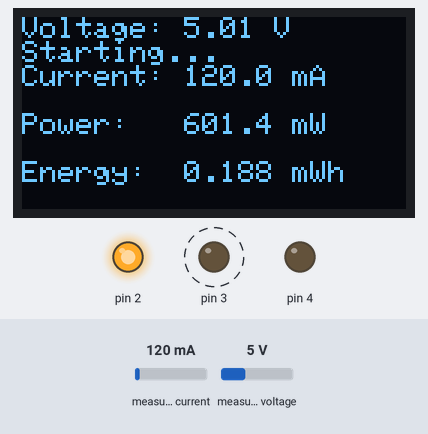
A sketch run on a simulated Arduino Uno, built with avr-gcc and run on an emulated ATmega328P. On the bench: 128×64 one-colour display, output pins drawn as LEDs (lit = HIGH). Dashed ring = blinking. Inputs (shaded band) come from the test bench; at power-on: measured current 120 mA, measured voltage 5 V. Storage starts empty; what the sketch prints to the serial monitor is not drawn.

Above: at 1.36 s.
1.4 s: measured current set to 40 mA
At 1.64 s:
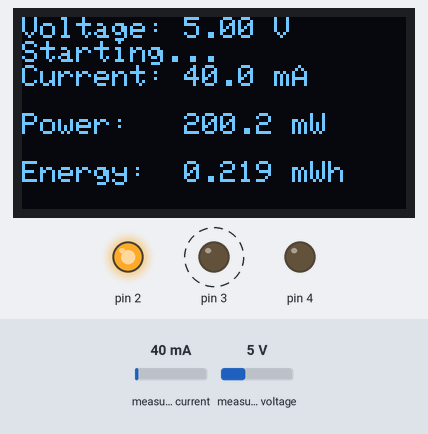
3.1 s: measured voltage set to 0.3 V
At 3.34 s:
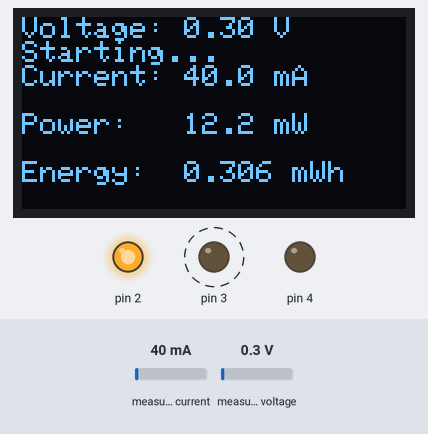
4.7 s: measured current set to 500 mA
At 5.03 s:
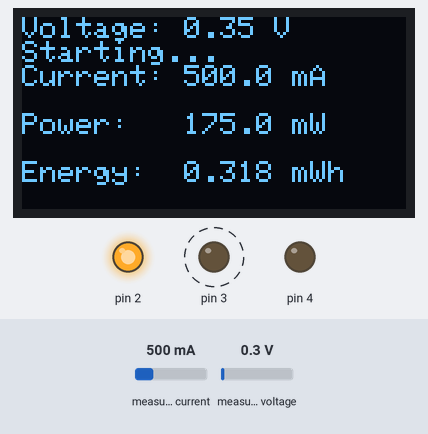
6.4 s: measured voltage set to 11.2 V
At 6.72 s:
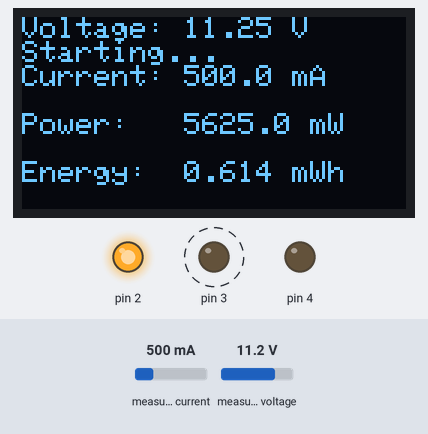
8.1 s: measured current set to 1000 mA
At 8.43 s:
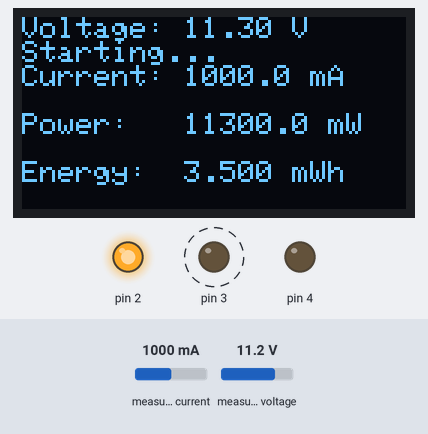
9.8 s: measured voltage set to 7.5 V
At 10.14 s:
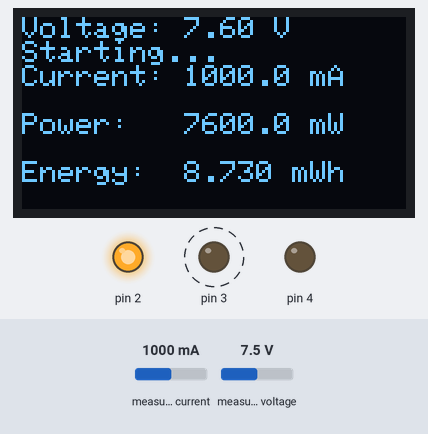
Timing chart, 0 to 12.5 s (numbered marks = the images above; inputs shaded):
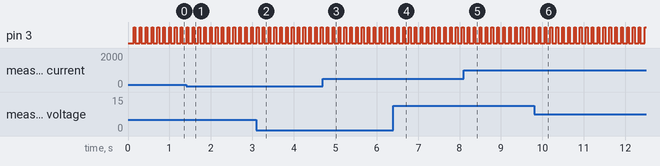

The sketch:

Power_Meter.ino
```cpp
#include "Config.h"
#include "DeviceManager.h"
#include "Measurements.h"
#include "Display.h"
#include "SDLogger.h"
#include "StatusLED.h"

// ==================================================
// POWER METER - MAIN PROGRAM
// ==================================================
//
// This is intentionally the smallest/high-level file in the project.
//
// Its job is to control the ORDER of operations:
//
//   1. Initialize the system
//   2. Wait for the next 100 ms measurement point
//   3. Check the INA219
//   4. Read voltage/current/power
//   5. Calculate energy
//   6. Update LEDs
//   7. Print to Serial
//   8. Update OLED
//   9. Save to SD card
//
// The detailed implementation of each job is kept in the other files.
// ==================================================


// Stores the time at which the previous measurement was taken.
unsigned long previousMillis = 0;


// ==================================================
// PRINT ONE MEASUREMENT TO SERIAL
// ==================================================
//
// This helper stays in PowerMeter.ino because Serial Monitor output
// is part of the main program flow rather than a separate hardware
// subsystem in this project.
// ==================================================

void printSerialMeasurement(unsigned long currentMillis,
                            bool measurementSuccessful) {

  Serial.print(currentMillis);
  Serial.print(",");

  if (measurementSuccessful) {

    Serial.print(loadvoltage, 3);
    Serial.print(",");

    Serial.print(current_mA, 3);
    Serial.print(",");

    Serial.print(power_mW, 3);
    Serial.print(",");

    Serial.println(energy_mWh, 6);
  }
  else {

    // Use NA instead of false measurement values.
    Serial.print(F("NA,"));
    Serial.print(F("NA,"));
    Serial.print(F("NA,"));
    Serial.println(energy_mWh, 6);
  }
}


// ==================================================
// SETUP
// ==================================================
//
// Runs once when the Arduino powers on or resets.
// ==================================================

void setup() {

  // Configure D2, D3 and D4 and turn all LEDs OFF.
  setupStatusLEDs();


  // ==================================================
  // SERIAL MONITOR
  // ==================================================

  Serial.begin(SERIAL_BAUD);

  Serial.println();
  Serial.println(F("Power Meter Starting..."));
  Serial.println(F("-----------------------"));


  // ==================================================
  // I2C
  // ==================================================
  //
  // Starts hardware I2C on:
  //   SDA = A4
  //   SCL = A5
  // ==================================================

  initializeI2C();


  // ==================================================
  // INA219 + OLED + SD CARD
  // ==================================================

  initializeDevices();


  // Evaluate the two critical devices immediately after startup.
  // D2 is ON only if INA219 + SD are both available.
  // If either one is missing, D2 latches OFF and D4 latches ON.
  updateSystemStatusLED();


  // ==================================================
  // SERIAL CSV HEADER
  // ==================================================

  Serial.println(F("-----------------------"));
  Serial.println(
    F("Time_ms,Voltage_V,Current_mA,Power_mW,Energy_mWh")
  );
}


// ==================================================
// MAIN LOOP
// ==================================================
//
// Runs continuously while the Arduino is powered.
// ==================================================

void loop() {

  unsigned long currentMillis = millis();


  // ==================================================
  // WAIT UNTIL THE NEXT MEASUREMENT INTERVAL
  // ==================================================

  if (currentMillis - previousMillis >= MEASUREMENT_INTERVAL_MS) {

    // Actual time since the previous measurement.
    // This is used for energy integration.
    unsigned long elapsedMillis = currentMillis - previousMillis;

    // Save the timestamp of this measurement.
    previousMillis = currentMillis;

    // Assume failure until a valid INA219 reading proves otherwise.
    bool measurementSuccessful = false;


    // ==================================================
    // INA219 CONNECTION CHECK
    // ==================================================

    if (ensureINA219Connected()) {

      // ==================================================
      // TAKE MEASUREMENT
      // ==================================================

      measurementSuccessful = readINA219();


      // ==================================================
      // ACCUMULATE ENERGY
      // ==================================================

      if (measurementSuccessful) {
        updateEnergy(elapsedMillis);
      }
    }
    else {

      // INA219 is unavailable, so do not leave old voltage/current/
      // power values in memory as if they were the latest sample.
      resetMeasurementValues();
    }


    // ==================================================
    // MEASUREMENT LEDs
    // ==================================================
    //
    // Success -> D3 flashes.
    // Failure -> D4 turns ON permanently.
    // ==================================================

    measurementLED(measurementSuccessful);


    // ==================================================
    // SERIAL OUTPUT
    // ==================================================

    printSerialMeasurement(currentMillis, measurementSuccessful);


    // ==================================================
    // OLED OUTPUT
    // ==================================================

    if (ensureOLEDConnected()) {
      displayData();
    }


    // ==================================================
    // SD CARD CHECK + OUTPUT
    // ==================================================
    //
    // The SD card is checked during every measurement cycle.
    //
    // - If it is currently connected, logMeasurement() verifies it by
    //   opening DATA.csv and writing the current row.
    // - If it was missing/disconnected, ensureSDCardConnected() attempts
    //   to initialize it again on this cycle.
    //
    // Any SD failure is latched by updateSystemStatusLED():
    //   D2 -> OFF until reset/power cycle
    //   D4 -> ON  until reset/power cycle
    // ==================================================

    if (ensureSDCardConnected()) {
      logMeasurement(currentMillis, measurementSuccessful);
    }


    // ==================================================
    // UPDATE LATCHED SYSTEM / ERROR LEDs
    // ==================================================
    //
    // This runs after the INA219 check and after the SD-card check/write,
    // so a disconnection discovered during this measurement cycle is
    // reflected immediately in the LEDs.
    // ==================================================

    updateSystemStatusLED();
  }
}
```

DeviceManager.cpp
```cpp
#include "DeviceManager.h"

#include <Wire.h>

#include "Config.h"
#include "Display.h"
#include "SDLogger.h"

// ==================================================
// DEVICE OBJECT DEFINITIONS
// ==================================================
//
// The corresponding declarations are in DeviceManager.h.
// There must be only ONE actual definition of each object.
// ==================================================

SSD1306AsciiWire display;
Adafruit_INA219 ina219(INA219_ADDRESS);
SdFat SD;


// ==================================================
// DEVICE STATUS DEFINITIONS
// ==================================================

bool ina219Connected = false;
bool oledConnected = false;
bool sdConnected = false;

// The OLED address is detected during startup.
uint8_t oledAddress = OLED_ADDRESS_PRIMARY;


// ==================================================
// PRIVATE STARTUP FUNCTIONS
// ==================================================
//
// "static" means these helper functions are used only inside
// DeviceManager.cpp. Other project files do not need to see them.
// ==================================================

static void initializeINA219();
static void initializeOLED();
static void initializeSDCard();


// ==================================================
// CHECK IF AN I2C DEVICE EXISTS
// ==================================================
//
// Wire.beginTransmission() + Wire.endTransmission() sends a small
// I2C transaction to the requested address.
//
// error == 0 means the device answered.
// ==================================================

bool i2cDevicePresent(uint8_t address) {

  Wire.beginTransmission(address);
  byte error = Wire.endTransmission();

#if defined(WIRE_HAS_TIMEOUT)

  // If the I2C bus timed out, clear the timeout flag so later
  // I2C operations can continue normally.
  if (Wire.getWireTimeoutFlag()) {
    Wire.clearWireTimeoutFlag();
    return false;
  }

#endif

  return (error == 0);
}


// ==================================================
// START HARDWARE I2C
// ==================================================
//
// On the Arduino Pro Mini / ATmega328P:
//   SDA = A4
//   SCL = A5
// ==================================================

void initializeI2C() {

  Wire.begin();

#if defined(WIRE_HAS_TIMEOUT)

  // Prevent a broken/disconnected I2C device from freezing the
  // entire Arduino forever.
  Wire.setWireTimeout(5000, true);

#endif
}


// ==================================================
// INITIALIZE ALL DEVICES
// ==================================================
//
// Called once from setup().
// Each individual device prints its startup condition to Serial.
// ==================================================

void initializeDevices() {

  initializeINA219();
  initializeOLED();
  initializeSDCard();
}


// ==================================================
// INITIALIZE INA219
// ==================================================

static void initializeINA219() {

  // First check whether something answers at the configured INA219 address.
  if (i2cDevicePresent(INA219_ADDRESS)) {

    // Then ask the Adafruit INA219 library to initialize the sensor.
    if (ina219.begin()) {
      ina219Connected = true;
      Serial.println(F("INA219: CONNECTED"));
    }
    else {
      ina219Connected = false;
      Serial.println(F("INA219: NOT WORKING"));
    }
  }
  else {
    ina219Connected = false;
    Serial.println(F("INA219: NOT CONNECTED"));
  }
}


// ==================================================
// INITIALIZE OLED
// ==================================================

static void initializeOLED() {

  // The HR0088 0.96" OLED is a 128x64 I2C display.
  // Most boards use 0x3C, while some variants are configured as 0x3D.
  // Check both so the sketch does not depend on guessing the address.
  if (i2cDevicePresent(OLED_ADDRESS_PRIMARY)) {
    oledAddress = OLED_ADDRESS_PRIMARY;
  }
  else if (i2cDevicePresent(OLED_ADDRESS_SECONDARY)) {
    oledAddress = OLED_ADDRESS_SECONDARY;
  }
  else {
    oledConnected = false;
    Serial.println(F("OLED: NOT CONNECTED"));
    return;
  }

  // Use SSD1306Ascii instead of Adafruit_SSD1306.
  // The Adafruit library allocates a full 128x64 framebuffer (1024 bytes),
  // which is too large for this ATmega328P project once SdFat and the other
  // libraries are also using SRAM. SSD1306Ascii writes text directly to the
  // display and does not require that 1 KB framebuffer.
  display.begin(&Adafruit128x64, oledAddress);
  display.setFont(Adafruit5x7);
  display.set1X();

  oledConnected = true;

  Serial.print(F("OLED: CONNECTED at 0x"));
  if (oledAddress < 0x10) {
    Serial.print('0');
  }
  Serial.println(oledAddress, HEX);

  // The actual drawing code is kept in Display.cpp.
  showStartupScreen();
}


// ==================================================
// INITIALIZE SD CARD
// ==================================================
//
// Hardware SPI pins are automatically selected by the Arduino:
//   MOSI = D11
//   MISO = D12
//   SCK  = D13
//   CS   = D10
// ==================================================

static void initializeSDCard() {

  if (SD.begin(SD_CHIP_SELECT)) {

    sdConnected = true;
    Serial.println(F("SD CARD: CONNECTED"));

    // Create DATA.csv and its header only when the file does not exist.
    createDataFileIfNeeded();
  }
  else {
    sdConnected = false;
    Serial.println(F("SD CARD: NOT CONNECTED"));
  }
}


// ==================================================
// CHECK / RECONNECT INA219 DURING OPERATION
// ==================================================
//
// Called before every measurement.
//
// This preserves the behavior of your original code:
// if the INA219 disappears, the code marks it disconnected.
// If it later responds again, ina219.begin() is attempted again.
// ==================================================

bool ensureINA219Connected() {

  if (i2cDevicePresent(INA219_ADDRESS)) {

    // If the device answers but was previously marked disconnected,
    // try to initialize it again.
    if (!ina219Connected) {

      if (ina219.begin()) {
        ina219Connected = true;
        Serial.println(F("INA219 reconnected"));
      }
    }

    return ina219Connected;
  }

  // The INA219 no longer answers at its I2C address.
  if (ina219Connected) {
    Serial.println(F("WARNING: INA219 disconnected"));
  }

  ina219Connected = false;
  return false;
}


// ==================================================
// CHECK / RECONNECT SD CARD DURING OPERATION
// ==================================================
//
// Called during every measurement cycle.
//
// When sdConnected is already true, the actual write performed by
// logMeasurement() is the per-cycle connectivity test. If that write
// cannot open DATA.csv, SDLogger.cpp sets sdConnected to false.
//
// When sdConnected is false (missing at startup or disconnected later),
// this function attempts SD.begin() again every measurement cycle so a
// reinserted card can be used again. The LED error/system latches are NOT
// cleared by reconnection; they reset only on Arduino reset/power-up.
// ==================================================

bool ensureSDCardConnected() {

  if (sdConnected) {
    return true;
  }

  if (SD.begin(SD_CHIP_SELECT)) {
    sdConnected = true;
    Serial.println(F("SD CARD: RECONNECTED"));

    // Make sure DATA.csv exists before logging resumes.
    createDataFileIfNeeded();
    return true;
  }

  return false;
}


// ==================================================
// CHECK OLED DURING OPERATION
// ==================================================
//
// The original program only checks an OLED that successfully
// initialized at startup. It does not try to reconnect an OLED
// that was missing when the Arduino powered on.
// ==================================================

bool ensureOLEDConnected() {

  // If startup already marked the OLED unavailable, do nothing.
  if (!oledConnected) {
    return false;
  }

  // OLED still answers -> it is safe for Display.cpp to use it.
  if (i2cDevicePresent(oledAddress)) {
    return true;
  }

  // OLED was available but stopped answering.
  oledConnected = false;
  Serial.println(F("WARNING: OLED disconnected"));

  return false;
}
```

DeviceManager.h
```cpp
#ifndef DEVICE_MANAGER_H
#define DEVICE_MANAGER_H

#include <Arduino.h>
#include <Adafruit_INA219.h>
#include <SSD1306Ascii.h>
#include <SSD1306AsciiWire.h>
#include "SdFat.h"

// ==================================================
// DEVICE MANAGER
// ==================================================
//
// This file declares the hardware devices and the functions
// used to initialize/check them.
//
// DeviceManager is responsible for questions such as:
//   - Is the INA219 connected?
//   - Is the OLED connected?
//   - Is the SD card available?
//   - Can the INA219 reconnect after being unplugged?
//
// Measurement calculations are NOT done here.
// OLED drawing is NOT done here.
// CSV logging is NOT done here.
// ==================================================


// ==================================================
// HARDWARE OBJECTS
// ==================================================
//
// These objects are created once in DeviceManager.cpp.
// The word "extern" tells the other files that the objects
// exist somewhere else in the project.
// ==================================================

extern SSD1306AsciiWire display;
extern Adafruit_INA219 ina219;
extern SdFat SD;


// ==================================================
// DEVICE STATUS FLAGS
// ==================================================
//
// true  = device is currently considered available
// false = device is missing/not working
// ==================================================

extern bool ina219Connected;
extern bool oledConnected;
extern bool sdConnected;

// Actual OLED I2C address detected at startup (0x3C or 0x3D).
extern uint8_t oledAddress;


// ==================================================
// DEVICE-MANAGER FUNCTIONS
// ==================================================

// Checks whether an I2C device answers at the given address.
bool i2cDevicePresent(uint8_t address);

// Starts the Arduino hardware I2C bus and enables timeout protection.
void initializeI2C();

// Checks and initializes INA219, OLED and SD card during setup().
void initializeDevices();

// Checks the INA219 before each measurement.
// If it was disconnected and comes back, this function tries to reconnect it.
// Returns true when the INA219 is ready to be used.
bool ensureINA219Connected();

// Checks whether an already-initialized OLED still answers on I2C.
// Returns true when the display can safely be updated.
bool ensureOLEDConnected();

// Checks the SD card during every measurement cycle.
// If the SD was previously missing/disconnected, this function attempts
// to initialize it again. Returns true when the SD card is ready.
bool ensureSDCardConnected();

#endif
```

Source omitted: Display.cpp (1526 bytes), Display.h (672 bytes), Measurements.cpp (3550 bytes), Measurements.h (1597 bytes), SDLogger.cpp (2683 bytes), SDLogger.h (812 bytes), StatusLED.cpp (3003 bytes), StatusLED.h (1015 bytes), Config.h (3135 bytes)

Measured:
- by itself, pin 3: alternates HIGH for 0.04 s and LOW for 0.10 s
